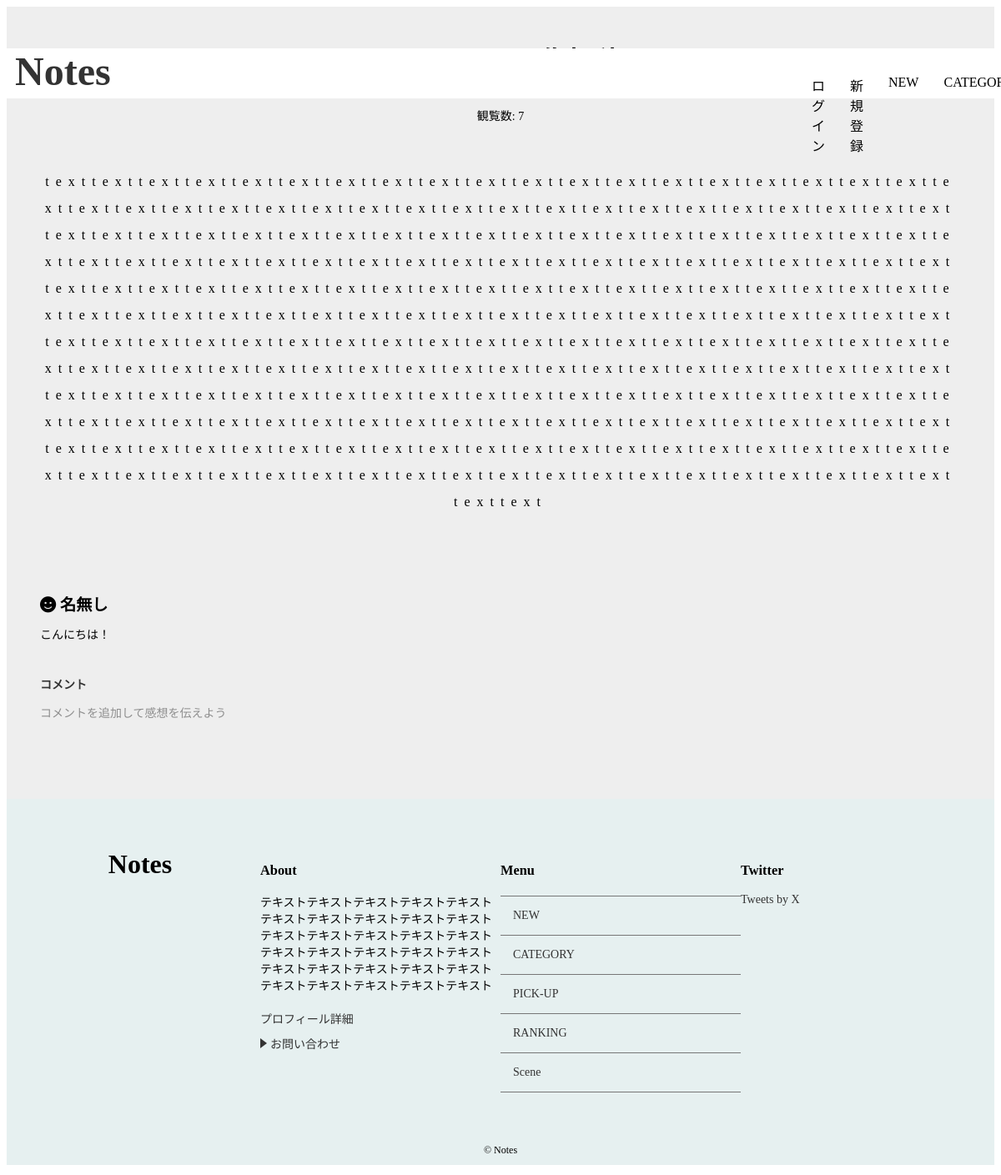
/detail/4/, run on the app's committed database.
### notes/models.py (models this page shows, shortened)
class Post(models.Model):
    title = models.CharField('タイトル',max_length=255)
    image = models.ImageField(upload_to='images',verbose_name='イメージ画像',null=True, blank=True)
    text = models.TextField('本文')
    author = models.ForeignKey(User, on_delete=models.CASCADE, verbose_name='著者', null=True, blank=True)
    created_at = models.DateTimeField('作成日',default=timezone.now)
    category = models.ForeignKey(Category,verbose_name='カテゴリ',on_delete=models.PROTECT)
    views = models.PositiveIntegerField(default=1)
    tags = TaggableManager()

class Comment(models.Model):
    name = models.CharField('コメント',max_length=30,default='名無し')
    text = models.TextField('本文')
    post = models.ForeignKey(Post,verbose_name='紐づく記事',on_delete=models.PROTECT)
    created_at = models.DateField('作成日',default=timezone.now)

### notes/views.py (the view)
# urls.py: path('detail/<int:pk>/',views.DetailView.as_view(),name='detail'),
class DetailView(generic.DetailView):
    model = Post
    def get(self, request, *args, **kwargs):
        response = super().get(request, *args, **kwargs)
        post = self.get_object()
        post.views += 1
        post.save()
        return response

### notes/context_processors.py (called while the page is built)
def common(repuest):
    context = {
        'category_list':Category.objects.all(),
    }
    return context

### notes/models.py (called while the page is built)
    def __str__(self):
        return self.name

### notes/templates/notes/post_detail.html (shortened to what this page needs)
{% extends 'notes/base.html' %}
{% load static %}
{% block extra_css %}
<link rel="stylesheet" href="{% static 'notes/css/detail.css' %}">
{% endblock %}
{% block content %}
{% if post %}
<div id="post-detail-container">
  <div id="post-detail" class="wrapper">
    <div id="post-detail-title">{{ post.title }}</div>
    <div id="post-detail-created_at">
    </div>
    <p>観覧数: {{ post.views }}</p>
    <div id="post-detail-text">
      {{ post.text|linebreaksbr }}
    </div>
    {% else %}
    <p>データが見つかりませんでした。</p>
  {% endif %}
  </div>
    <div id="post-detail-comments" class="wrapper">
    {% for comment in post.comment_set.all %}
    <div id="comment-content">
      <div id="comment-name">
        <i class="fa-solid fa-face-smile"></i> {{ comment.name }}
      </div>
      <div id="comment-text">
        {{ comment.text|linebreaksbr }}
      </div>
    </div>
    {% endfor %}
    <div id="comment-btn">
      <a  href="{% url 'notes:comment' post.pk %}">コメント</a>
      <p>コメントを追加して感想を伝えよう</p>
    </div>
  </div>
</div>
{% endblock %}

### notes/static/notes/css/index.css (style rules this page uses)
* { box-sizing: border-box; }
html { font-size: 100%; scroll-behavior: smooth; }
body { font-size: 0.875rem; background-color: #ffffff; }
a { color: #333; text-decoration: none; transform: all 0.5s; }
.wrapper { max-width: 1200px; margin: 0 auto; padding: 0 0; }
@media (min-width: 768px) { #post-detail-title { font-size: 1.5rem; } }
@media (min-width: 768px) { #post-detail-text { padding: 20px; } }

### notes/static/notes/css/detail.css (style rules this page uses)
#post-detail-container { max-width: 100%; background-color: #eeeeee; padding-top: 40px; padding-bottom: 40px; margin: 0 auto; min-height: 100vh; }
#post-detail { text-align: center; }
#post-detail-title { font-size: 2rem; font-weight: bold; }
#post-detail-text { max-width: 100%; padding: 40px 40px; box-sizing: border-box; word-wrap: break-word; font-size: 1rem; letter-spacing: 0.5em; line-height: 2; }
#post-detail-comments { padding: 40px 40px; }
#comment-content { margin-bottom: 40px; }
#comment-name { font-size: 1.2rem; font-weight: bold; padding: 12px 0 ; }
#comment-btn a { font-weight: bold; }
#comment-btn p { opacity: 0.4; }

### data on the page
Post: views "7", text "texttexttexttexttexttexttexttexttexttexttexttexttexttexttexttexttexttexttexttexttexttexttexttexttexttexttexttexttexttexttexttexttexttexttexttexttexttexttexttexttexttexttexttexttexttexttexttexttexttexttexttexttexttexttexttexttexttexttexttexttexttexttexttexttexttexttexttexttexttexttexttexttexttexttexttexttexttexttexttexttexttexttexttexttexttexttexttexttexttexttexttexttexttexttexttexttexttexttexttexttexttexttexttexttexttexttexttexttexttexttexttexttexttexttexttexttexttexttexttexttexttexttexttexttexttexttexttexttexttexttexttexttexttexttexttexttexttexttexttexttexttexttexttexttexttexttexttexttexttexttexttexttexttexttexttexttexttexttexttexttexttexttexttexttexttexttexttexttexttexttexttexttexttexttext…"
Comment: name "名無し", text "こんにちは！"
